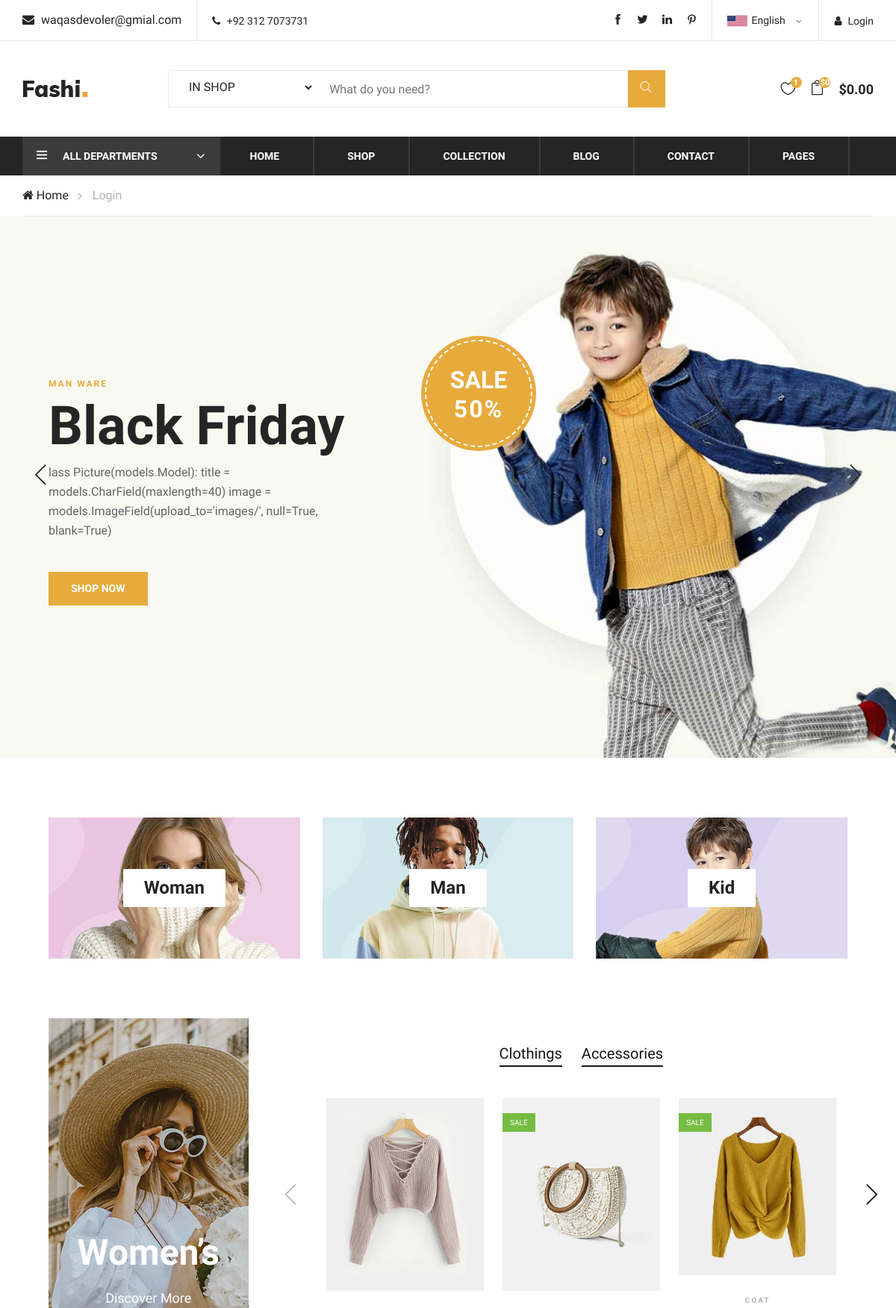
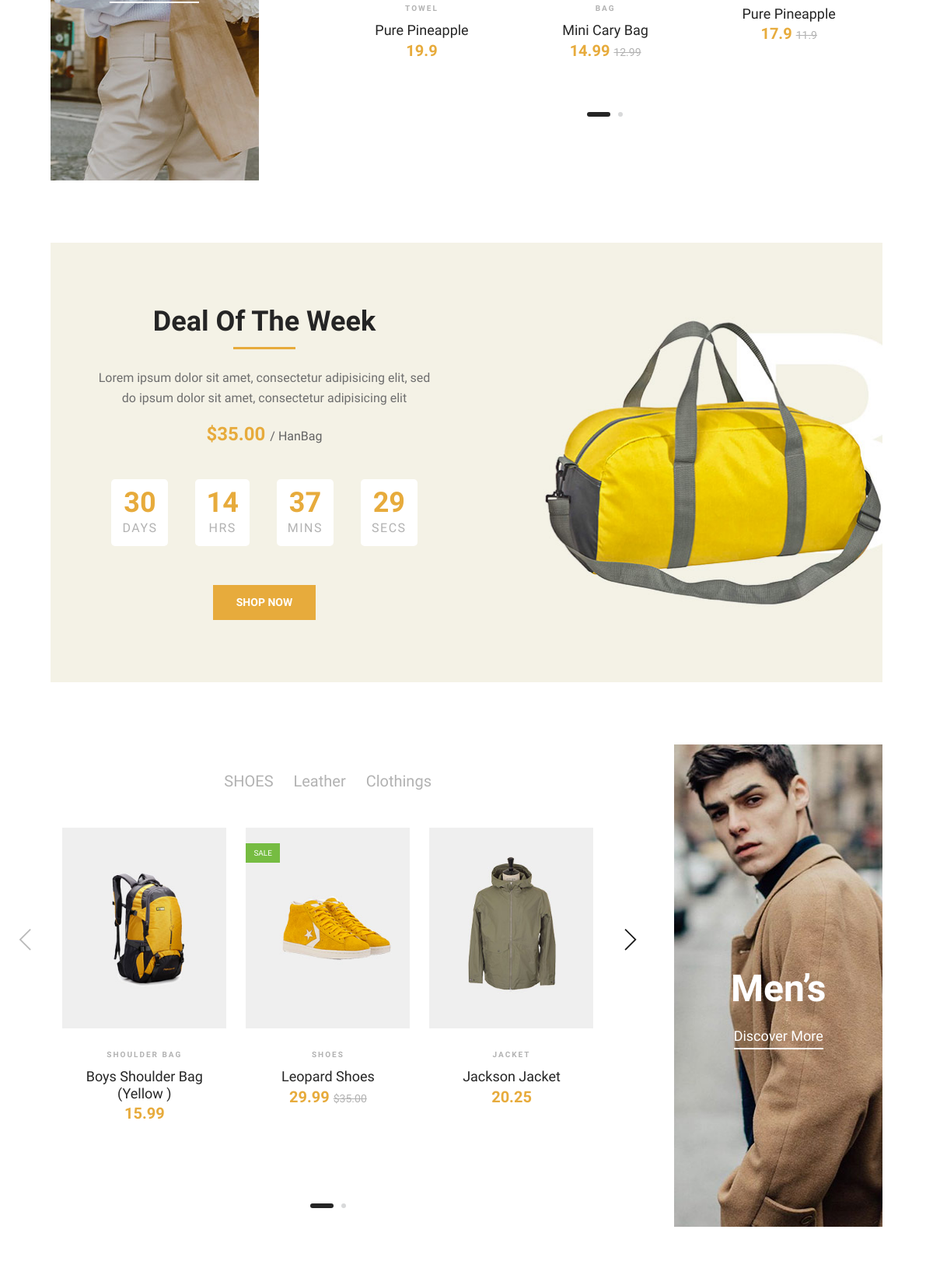
The page / (upper part) on the database its author committed (2 pictures, top to bottom).
### Home/models.py (models this page shows, shortened)
class Promotions(models.Model):
    promoion_id = models.AutoField(primary_key=True)
    promotion_title = models.CharField(max_length=100)
    promotion_name = models.CharField(max_length=100)
    promotion_desc = models.TextField()
    promotion_up_to = models.IntegerField()
    promotion_catagory = models.ForeignKey(Product,on_delete=models.CASCADE)
    promotion_item = models.ForeignKey(Item,models.CASCADE)
    promtion_cover1 = ResizedImageField(size=[1920,728],quality=100,blank=True)
    promotion_duration = models.DateTimeField(default=dt.now)

class Product(models.Model):
    product_id = models.AutoField(primary_key=True)
    product_category = models.CharField(max_length=30)
    product_publishDate = models.DateTimeField(default='',)
    product_cover = ResizedImageField(size=[470,620],quality=100,blank=True)
    product_baneer = models.ImageField()

class Item(models.Model):
    item_id = models.AutoField(primary_key=True)
    item_category = models.ForeignKey(Product,on_delete=models.CASCADE)
    item_subCategory = models.CharField(max_length=30)
    item_name = models.CharField(max_length=30,default='')
    item_titile = models.CharField(max_length=30)
    item_FrashPricse = models.FloatField(max_length=30)
    item_Discount_pricse = models.FloatField(max_length=30,default=0.00)
    item_discription = models.TextField()
    item_image = ResizedImageField(size=[270,330],quality=100)
    item_quantity = models.IntegerField()
    item_weight = models.FloatField(default=1.0,help_text="In KG")
    item_publishDate = models.DateTimeField()
    small = models.BooleanField(default=False)
    extra_samll = models.BooleanField(default=False)
    medium = models.BooleanField(default=True)
    large = models.BooleanField(default=False)
    extra_large = models.BooleanField(default=False)
    item_color1 = ColorField(default='#FF0000')
    item_color2 = ColorField(null=True)
    item_color3 = ColorField(null=True)
    item_zoom_pic1 = ResizedImageField(size=[440,520],keep_meta=True,quality=100,blank=True)
    item_zoom_pic2 = ResizedImageField(size=[440,520],quality=100,blank=True)
    item_zoom_pic3 = ResizedImageField(size=[440,520],quality=100,blank=True)
    item_coupen = models.ManyToManyField(Coupen)
    tags = models.ManyToManyField(Tag)

### Home/views.py (the view)
# urls.py: path('',views.Home,name='HomePage'),
def Home(request):
    products = Product.objects.all()
    blogs = Blog_Post.objects.all()[:3:-1]
    woman_pdt = Product.objects.filter(product_category='Woman')
    Man_pdt = Product.objects.filter(product_category='Man')
    Kid_pdt = Product.objects.filter(product_category='Kid')
    woman_items = Item.objects.filter(item_category=woman_pdt.first())
    woman_ctg = { item.item_subCategory for item in woman_items }
    man_items = Item.objects.filter(item_category=Man_pdt.first())
    man_ctgy = { item.item_subCategory for item in man_items}
    pro = Promotions.objects.all()
    time_pro = TimeDeal.objects.all()
    send_data = {'Products':products,'Promotions':pro,'Time_Deal':time_pro,"woman_items":woman_items[:20],
                'woman_ctg':woman_ctg,'man_items':man_items[:20],'man_ctg':man_ctgy,'Blogs':blogs}
    return render(request,'home/index.html',send_data)

### templates/home/index.html (shortened to what this page needs)
{% extends 'basic.html' %} {% block body %} {% load static %}
<body>
    <section class="hero-section">
        <div class="hero-items owl-carousel">
            {% for item in Promotions %}
            <div class="single-hero-items set-bg" style="padding-left: 50px;" data-setbg="/media/{{item.promtion_cover1}}">
                <div class="container">
                    <div class="row">
                        <div class="col-lg-5">
                            <span>{{item.promotion_title}}</span>
                            <h1>{{item.promotion_name}}</h1>
                            <p>{{item.promotion_desc|truncatechars:150}}</p>
                            <a href="/shop/" class="primary-btn">Shop Now</a>
                        </div>
                    </div>
                    <div class="off-card">
                        <h2>Sale <span>{{item.promotion_up_to}}%</span></h2>
                    </div>
                </div>
            </div>
            {% endfor %}
        </div>
    </section>
    <div class="banner-section spad">
        <div class="container-fluid">
            <div class="row">
                {% for i in Products %}
                <div class="col-lg-4">
                    <div class="single-banner">
                        <div class="inner-text">
                            <h4>{{i.product_category}}</h4>
                        </div>
                    </div>
                </div>
                 {% endfor %}
            </div>
        </div>
    </div>
    <section class="women-banner spad">
        <div class="container-fluid">
            <div class="row">
                <div class="col-lg-3">
                    <div class="product-large set-bg" data-setbg="{% static 'home/Images/Covers/women-large.jpg' %}">
                        <h2>Women’s</h2>
                        <a href="/shop/">Discover More</a>
                    </div>
                </div>
                <div class="col-lg-8 offset-lg-1">
                    <div class="filter-control">
                        <ul>
                            {% for ctg in woman_ctg %}
                            <li class="active">{{ctg}}</li>
                            {% endfor %}
                        </ul>
                    </div>
                    <div class="product-slider owl-carousel">
                        {% for item in woman_items %}
                        <div class="product-item">
                            <div class="pi-pic">
                                <img src="/media/{{item.item_image}}" alt=""> {% if item.item_Discount_pricse != 0.0 %}
                                <div class="sale">Sale</div>
                                {% endif %}
                            </div>
                            <div class="pi-text">
                                <div class="catagory-name">{{item.item_name}}</div>
                                <a href="#">
                                    <h5>{{item.item_titile}}</h5>
                                </a>
                                <div class="product-price">
                                    {{item.item_FrashPricse}} {% if item.item_Discount_pricse != 0.0 %}
                                    <span>{{item.item_Discount_pricse}}</span> {% endif %}
                                </div>
                            </div>
                        </div>
                        {% endfor %}
                    </div>
                </div>
            </div>
        </div>
    </section>
    <section class="deal-of-week set-bg spad" data-setbg="{% static '/home/Images/Promotions/time-bg.jpg' %}">
        <div class="container">
            <div class="col-lg-6 text-center">
                <div class="section-title">
                    <h2>Deal Of The Week</h2>
                    <p>Lorem ipsum dolor sit amet, consectetur adipisicing elit, sed<br /> do ipsum dolor sit amet, consectetur adipisicing elit </p>
                    <div class="product-price">
                        $35.00
                        <span>/ HanBag</span>
                    </div>
                </div>
                <div class="countdown-timer" id="countdown">
                </div>
                <a href="#" class="primary-btn">Shop Now</a>
            </div>
        </div>
    </section>
    <section class="man-banner spad">
        <div class="container-fluid">
            <div class="row">
                <div class="col-lg-8">
                    <div class="filter-control">
                        <ul>
                            {% for ctg in man_ctg %}
                            <li>{{ctg}}</li>
                            {% endfor %}
                        </ul>
                    </div>
                    <div class="product-slider owl-carousel">
                        {% for item in man_items %}
                        <div class="product-item">
                            <div class="pi-pic">
                                <img src="/media/{{item.item_image}}" alt=""> {% if item.item_Discount_pricse != 0 %}
                                <div class="sale">Sale</div>
                                {% endif %}
                            </div>
                            <div class="pi-text">
                                <div class="catagory-name">{{item.item_name}}</div>
                                <a href="#">
                                    <h5>{{item.item_titile}}</h5>
                                </a>
                                <div class="product-price">
                                    {{item.item_FrashPricse}} {% if item.item_Discount_pricse != 0 %}
                                    <span>$35.00</span> {% endif %}
                                </div>
                            </div>
                        </div>
                        {% endfor %}
                    </div>
                </div>
                <div class="col-lg-3 offset-lg-1">
                    <div class="product-large set-bg m-large" data-setbg="{% static 'home/Images/Covers/man-large.jpg' %}">
                        <h2>Men’s</h2>
                        <a href="/shop/">Discover More</a>
                    </div>
                </div>
            </div>
        </div>
    </section>
</body>
{% endblock %}

### rows shown on the page
Promotions: promotion_title "MAN WARE", promotion_name "Black Friday", promotion_desc "lass Picture(models.Model): title = models.CharField(maxlength=40) image = models.ImageField(upload_to='images/', null=True, blank=True)", promotion_up_to "50"
Product: product_category "Woman"
Product: product_category "Man"
Product: product_category "Kid"
Item: woman_ctg "Clothings", item_image (picture), item_name "TOWEL", item_titile "Pure Pineapple", item_FrashPricse "19.9"
Item: woman_ctg "Accessories", item_image (picture), shows "SALE", item_name "BAG", item_titile "Mini Cary Bag", item_FrashPricse "14.99", item_Discount_pricse "12.99"
Item: item_image (picture), shows "SALE", item_name "COAT", item_titile "Pure Pineapple", item_FrashPricse "17.9", item_Discount_pricse "11.9"
Item: man_ctg "SHOES", item_image (picture), item_Discount_pricse "SALE", item_name "SHOES", item_titile "Leopard Shoes", item_FrashPricse "29.99"
Item: man_ctg "Leather"
Item: man_ctg "Clothings", item_image (picture), item_name "SHOULDER BAG", item_titile "Boys Shoulder Bag (Yellow )", item_FrashPricse "15.99"
Item: item_image (picture), item_name "JACKET", item_titile "Jackson Jacket", item_FrashPricse "20.25"
